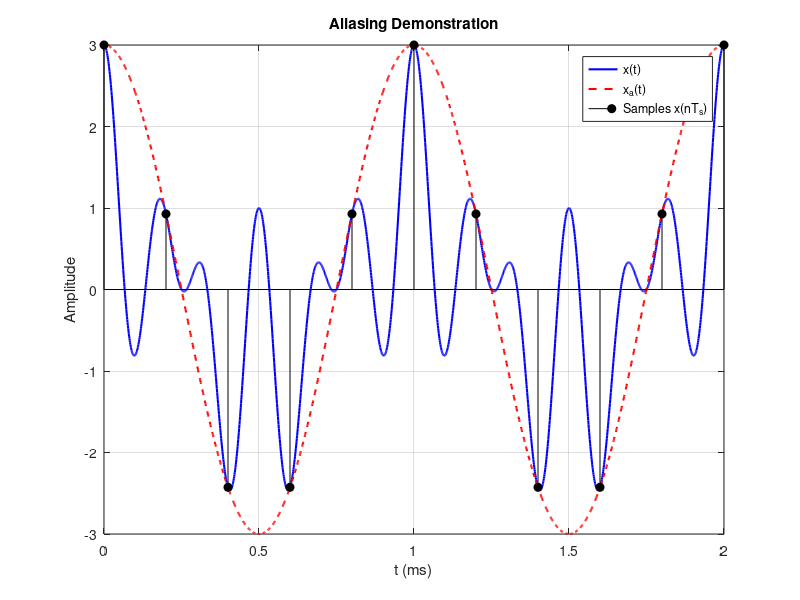

Reproduce this figure in MATLAB.
clc
clear
close all

% Sampling parameters
fs = 5;        % samples per ms (5 kHz)
Ts = 1/fs;     % sampling period

% Time axis (0 to 2 ms)
t = 0:0.001:2;

% Original signal
x = cos(2*pi*t) + cos(8*pi*t) + cos(12*pi*t);

% Aliased signal
xa = 3*cos(2*pi*t);

% Sample times
n = 0:Ts:2;

% Sample values
xn = cos(2*pi*n) + cos(8*pi*n) + cos(12*pi*n);

% Plot
figure
plot(t,x,'b','LineWidth',1.5)
hold on
plot(t,xa,'r--','LineWidth',1.5)
stem(n,xn,'k','filled')

xlabel('t (ms)')
ylabel('Amplitude')
title('Aliasing Demonstration')
legend('x(t)','x_a(t)','Samples x(nT_s)')
grid on
